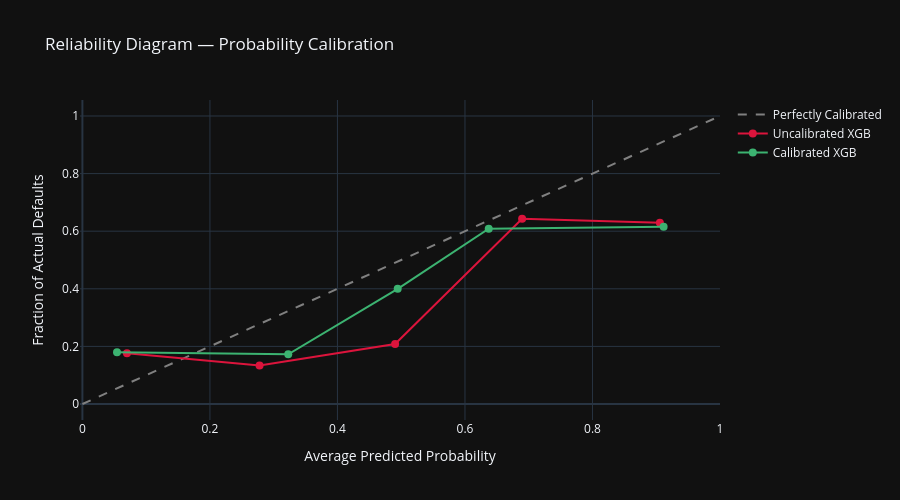

Notebook code for this chart:
### Code cell
import plotly.graph_objects as go
from sklearn.calibration import calibration_curve, CalibratedClassifierCV

# 1. Get calibration curve for uncalibrated XGBoost
# n_bins=5 divides the probabilities into 5 buckets (0-20%, 20-40%, etc.)
prob_true, prob_pred = calibration_curve(y_test, y_proba_xgb, n_bins=5)

# 2. Calibrate the model (Modern scikit-learn approach)
# We freeze the model so it doesn't retrain, and fit ONLY on the validation set (X_v, y_v)
try:
    from sklearn.frozen import FrozenEstimator
    calibrated_xgb = CalibratedClassifierCV(FrozenEstimator(xgb_model), method='isotonic')
except ImportError:
    # Fallback just in case you are on an older version
    calibrated_xgb = CalibratedClassifierCV(xgb_model, method='isotonic', cv='prefit')

calibrated_xgb.fit(X_v, y_v) 

# 3. Get new probabilities and calculate the new curve
y_proba_calibrated = calibrated_xgb.predict_proba(X_test)[:, 1]
prob_true_cal, prob_pred_cal = calibration_curve(y_test, y_proba_calibrated, n_bins=5)

# 4. Plotly Reliability Diagram
fig = go.Figure()
# The perfect calibration line (45-degree angle)
fig.add_trace(go.Scatter(x=[0, 1], y=[0, 1], mode='lines', 
                         name='Perfectly Calibrated', line=dict(dash='dash', color='gray')))

# Uncalibrated (Red)
fig.add_trace(go.Scatter(x=prob_pred, y=prob_true, mode='lines+markers', 
                         name='Uncalibrated XGB', marker=dict(color='crimson', size=8)))

# Calibrated (Green)
fig.add_trace(go.Scatter(x=prob_pred_cal, y=prob_true_cal, mode='lines+markers', 
                         name='Calibrated XGB', marker=dict(color='mediumseagreen', size=8)))

fig.update_layout(
    title='Reliability Diagram — Probability Calibration',
    xaxis_title='Average Predicted Probability',
    yaxis_title='Fraction of Actual Defaults',
    template='plotly_dark',
    height=500
)
fig.show()

### Figure 1 — Plotly figure (JSON) as saved in the notebook; plotly's stock layout.template omitted (floating-point values rounded to 4 significant figures)
{"data": [{"line": {"color": "gray", "dash": "dash"}, "mode": "lines", "name": "Perfectly Calibrated", "type": "scatter", "x": [0, 1], "y": [0, 1]}, {"marker": {"color": "crimson", "size": 8}, "mode": "lines+markers", "name": "Uncalibrated XGB", "type": "scatter", "x": [0.06984, 0.2778, 0.4904, 0.6896, 0.9057], "y": [0.1758, 0.1333, 0.2083, 0.6429, 0.6296]}, {"marker": {"color": "mediumseagreen", "size": 8}, "mode": "lines+markers", "name": "Calibrated XGB", "type": "scatter", "x": [0.05423, 0.3228, 0.4945, 0.6373, 0.9115], "y": [0.1795, 0.1724, 0.4, 0.6087, 0.6154]}], "layout": {"height": 500, "title": {"text": "Reliability Diagram — Probability Calibration"}, "xaxis": {"title": {"text": "Average Predicted Probability"}}, "yaxis": {"title": {"text": "Fraction of Actual Defaults"}}}}
